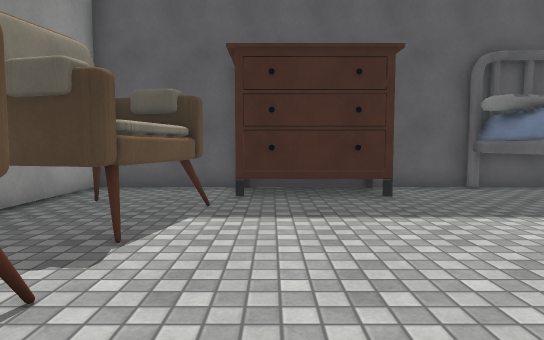
View 1 (above)

12 first-person views from a walk through a 3-D level made in the Unity game engine. The camera is 1.2 m above the floor, tilts 4° down and sees 75° across. The floor is counted in squares, 1 m on a side. Each view is taken from the middle of a square. On the plan, view 1 faces up. The plan holds only what a view shows up to about 14 squares ahead; the rest is blank. The place goes on beyond the plan. The player character is not drawn. Door leaves are left out, so doorways stand open. Surface patterns are stand-ins for the level's own textures.

View 2
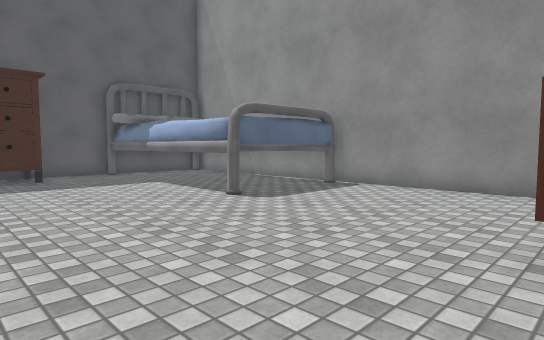

View 3
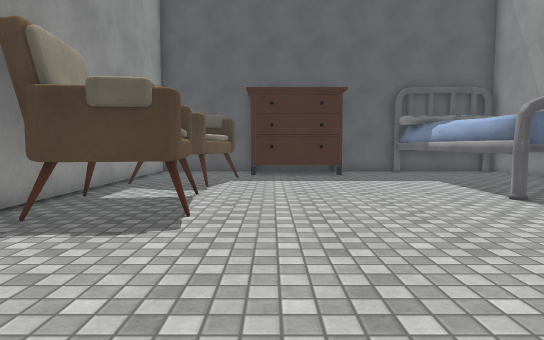

View 4
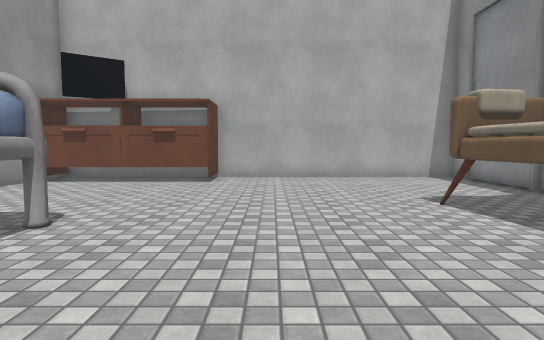

View 5
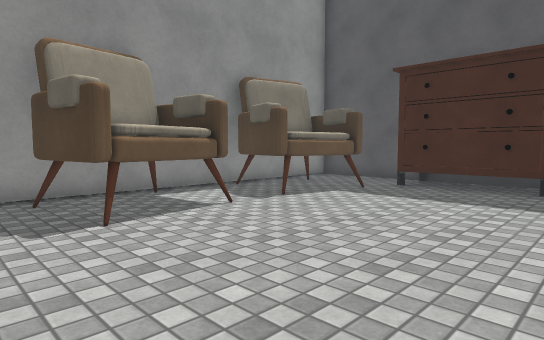

View 6
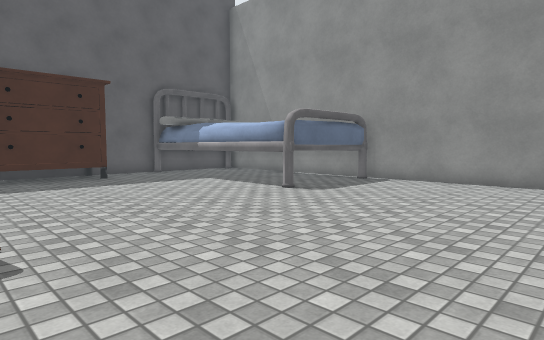

View 7
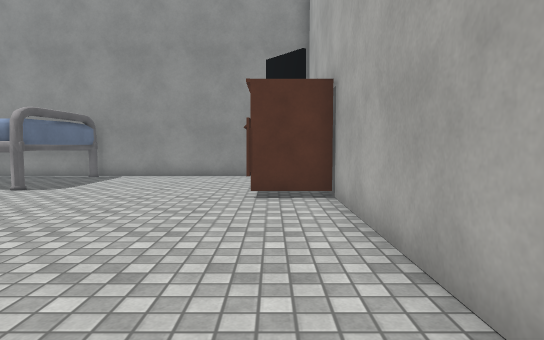

View 8
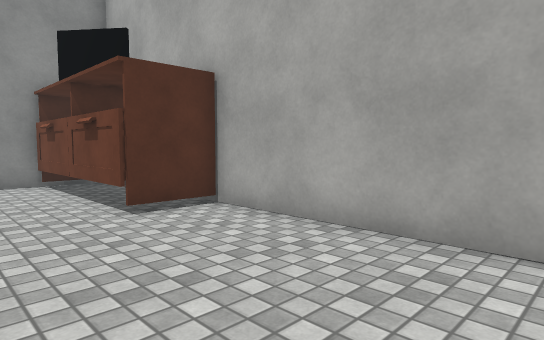

View 9
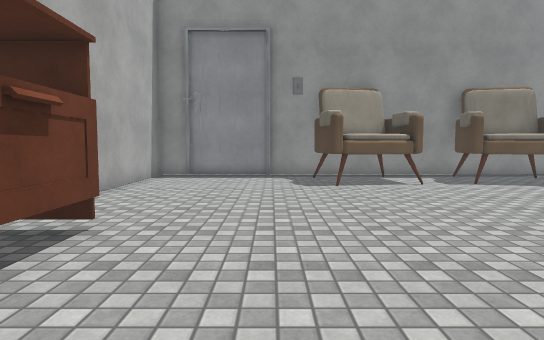

View 10
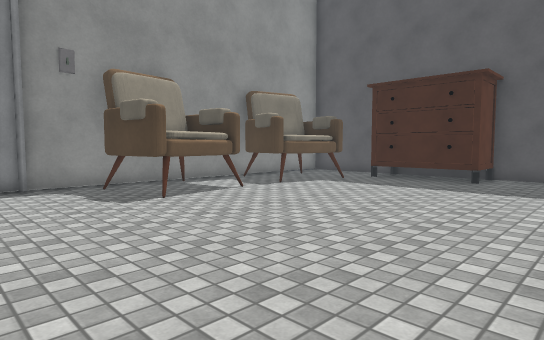

View 11
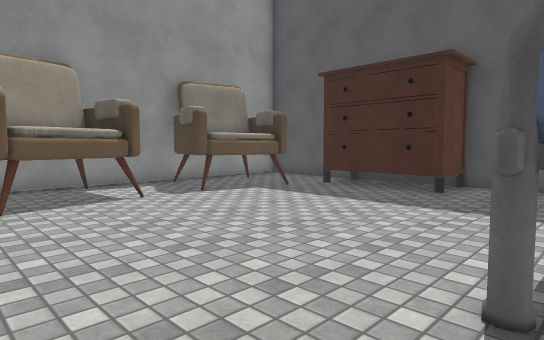

View 12
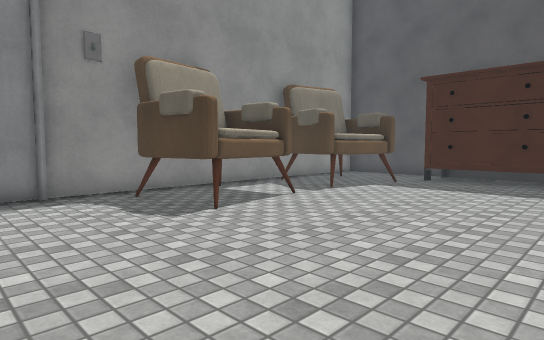

### Floor plan
Key: @ floor where view 1 was taken; # wall or solid block; . floor; = window, fence, low wall or low ledge; ^ raised ledge; T thing the floor can be seen under or through; O other object.
Columns run from 5 left of view 1 to 10 right of it. Each row starts with its distance up from view 1.
 10     ##########
  9     #  O#..#
  8     #OOO...O  #
  7    ##......^  #
  6    #.......^  #
  5    #.......^
  4    #.......^
  3    #.......^  #
  2    #.......#####
  1   TT...........#
  0 #TTT.@.........#
 -1 #..............#
 -2 #..............#
 -3 #..............#
 -4 #..............#
 -5 #........^^=#==#
 -6 #........#^^##
 -7 ##########

Positions as (right, up) in squares from view 1, and headings:
1: (0, 0), facing up
2: (0, -5), facing up-right
3: (0, -6), facing up
4: (2, 7), facing down
5: (4, -2), facing up-left
6: (-2, -5), facing up-right
7: (-4, -5), facing right
8: (-2, -2), facing down-right
9: (9, -2), facing left
10: (6, -4), facing up-left
11: (6, -1), facing up-left
12: (4, -4), facing up-left
